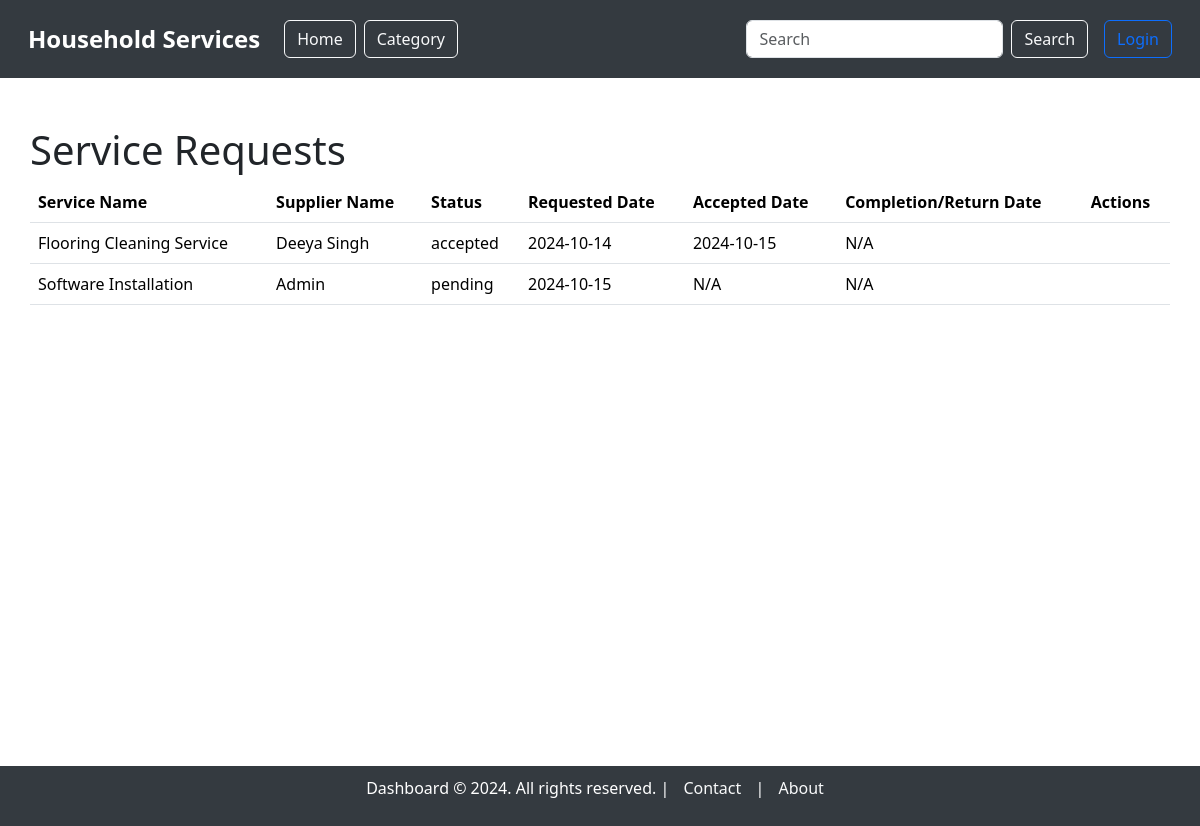
The page /service_requests on the database as committed earlier.
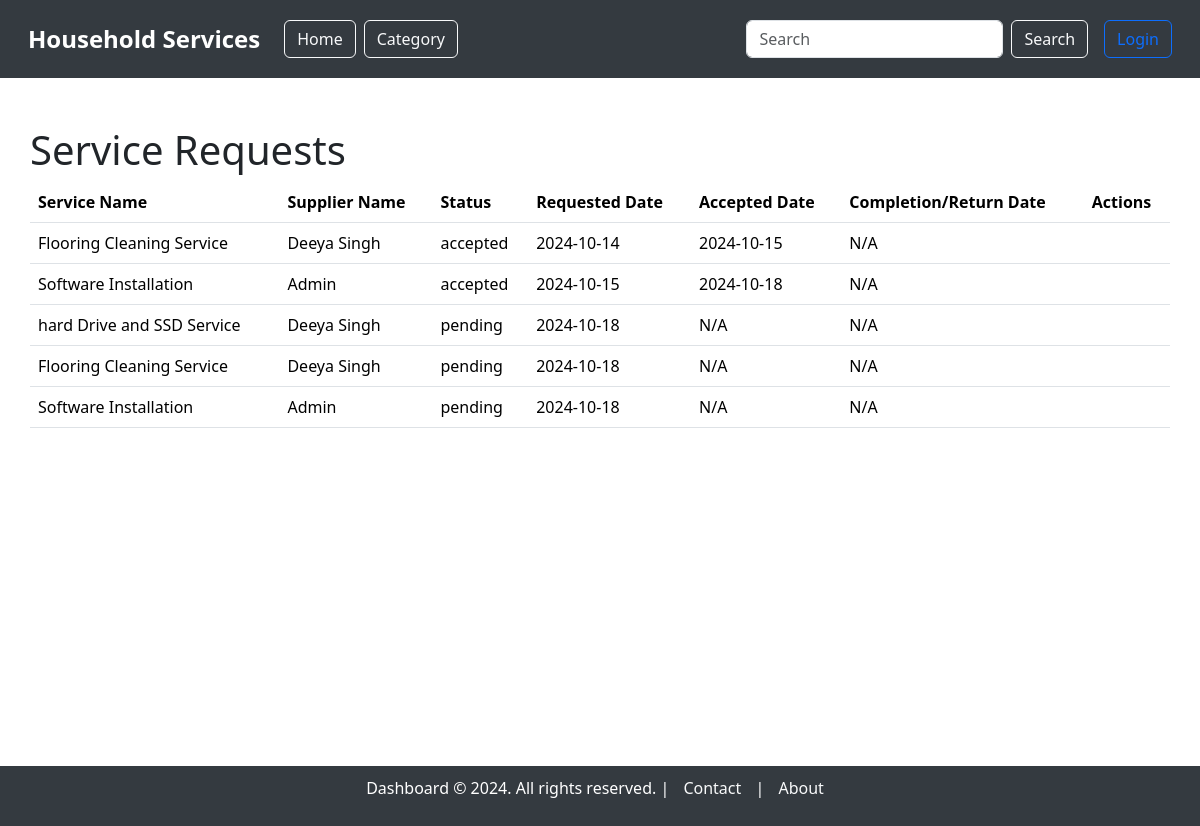
The same page on the database as committed later.
### model.py (models this page shows, shortened)
class ServiceRequest(db.Model):
    __tablename__ = "service_requests"
    service_request_id = db.Column(db.Integer, autoincrement=True, primary_key=True)
    service_id = db.Column(db.Integer, db.ForeignKey('service.service_id'), nullable=False)
    user_id = db.Column(db.Integer, db.ForeignKey('users.user_id'), nullable=False)
    supplier_id = db.Column(db.Integer, db.ForeignKey('users.user_id'), nullable=True)  # Link to supplier (optional)
    service_description = db.Column(db.String, nullable=False)
    experience_years = db.Column(db.Integer, nullable=True)
    created_at = db.Column(db.DateTime, default=datetime.utcnow)
    updated_at = db.Column(db.DateTime, default=datetime.utcnow, onupdate=datetime.utcnow)
    date_requested = db.Column(db.DateTime, default=datetime.utcnow, nullable=True)
    date_issued = db.Column(db.DateTime, nullable=True)  #accepted date
    date_completed = db.Column(db.DateTime, nullable=True)
    date_returned = db.Column(db.DateTime, nullable=True)
    status = db.Column(db.String, default='pending')  # 'pending', 'accepted', 'rejected', 'completed', 'returned', 'cancelled'
    price = db.Column(db.Integer, nullable=False)  # Price associated with the service
    customer = db.relationship('User', foreign_keys=[user_id], backref='customer_requests')
    supplier = db.relationship('User', foreign_keys=[supplier_id], backref='supplier_requests')
    service = db.relationship('Service', backref='requests')

class Service(db.Model):
    __tablename__ = "service"
    service_id = db.Column(db.Integer, autoincrement=True, primary_key=True)
    category_id = db.Column(db.Integer, db.ForeignKey('category.category_id'), nullable=False)  # Link to Category model
    supplier_id = db.Column(db.Integer, db.ForeignKey('users.user_id', ondelete='CASCADE'), nullable=False)  # Link to the supplier with cascade delete
    service_name = db.Column(db.String, unique=True, nullable=False)
    service_description = db.Column(db.String, nullable=False)
    created_at = db.Column(db.DateTime, default=datetime.utcnow)
    updated_at = db.Column(db.DateTime, default=datetime.utcnow, onupdate=datetime.utcnow)
    price = db.Column(db.Integer)
    image = db.Column(db.String)  # Path to the uploaded image
    supplier = db.relationship('User', backref='services')  # Relationship to supplier (User)
    category = db.relationship('Category', backref='services')  # Relationship to Category

class User(db.Model):
    __tablename__ = "users"
    user_id = db.Column(db.Integer, autoincrement=True, primary_key=True)
    full_name = db.Column(db.String, nullable=False)
    username = db.Column(db.String, unique=True, nullable=False)
    email = db.Column(db.String, unique=True, nullable=False)
    password = db.Column(db.String, nullable=False)
    address = db.Column(db.String, nullable=False)
    pincode = db.Column(db.String, nullable=False)
    role = db.Column(db.String, nullable=False)  # 'customer' or 'supplier'
    service_name = db.Column(db.String, nullable=False)  # Only applicable if the user is a supplier
    experience_years = db.Column(db.Integer)  # Only applicable if the user is a supplier
    document = db.Column(db.String)  # Path or name of the uploaded document, only for suppliers
    is_verified = db.Column(db.Boolean, default=False)  # For supplier verification
    is_blocked = db.Column(db.Boolean, default=False)  # For blocking/unblocking users

### main.py (the view, shortened to what this page needs)
@app.route('/service_requests', methods=['GET'])
def view_service_requests():
    user_id = session.get('user_id')
    role = session.get('role')
    if role == 'customer':
        service_requests = ServiceRequest.query.filter_by(user_id=user_id).filter(ServiceRequest.status.in_(['pending', 'accepted'])).all()
        service_history = ServiceRequest.query.filter_by(user_id=user_id).filter(ServiceRequest.status.in_(['completed', 'returned', 'rejected'])).all()
    else:
        service_requests = ServiceRequest.query.filter(ServiceRequest.status.in_(['pending', 'accepted'])).all()
        service_history = ServiceRequest.query.filter(ServiceRequest.status.in_(['completed', 'returned', 'rejected'])).all()
    return render_template('service_requests/service_requests.html', service_requests=service_requests, service_history=service_history)

### templates/service_requests/service_requests.html (shortened to what this page needs)
{% extends 'base_dashboard.html' %}
{% block content %}
<div class="container mt-5">
    <h1>Service Requests</h1>
    {% if service_requests %}
        <table class="table">
            <thead>
                <tr>
                    <th>Service Name</th>
                    <th>Supplier Name</th>
                    <th>Status</th>
                    <th>Requested Date</th>
                    <th>Accepted Date</th>
                    <th>Completion/Return Date</th>
                    <th>Actions</th>
                </tr>
            </thead>
            <tbody>
                {% for request in service_requests %}
                    <tr>
                        <td>{{ request.service.service_name }}</td>
                        <td>{{ request.service.supplier.full_name if request.service.supplier else 'Not Assigned' }}</td>
                        <td>{{ request.status }}</td>
                        <td>{{ request.date_requested.strftime('%Y-%m-%d') }}</td>
                        <td>
                            {% if request.date_issued %}
                                {{ request.date_issued.strftime('%Y-%m-%d') }}
                            {% else %}
                                N/A
                            {% endif %}
                        </td>
                        <td>
                            {% if request.status == 'completed' %}
                                {{ request.date_completed.strftime('%Y-%m-%d') if request.date_completed else 'N/A' }}
                            {% elif request.status == 'returned' %}
                                {{ request.date_returned.strftime('%Y-%m-%d') if request.date_returned else 'N/A' }}
                            {% elif request.status == 'rejected' %}
                                {{ request.date_rejected.strftime('%Y-%m-%d') if request.date_rejected else 'N/A' }}
                            {% else %}
                                N/A
                            {% endif %}
                        </td>
                        <td>
                        </td>
                    </tr>
                {% endfor %}
            </tbody>
        </table>
    {% else %}
        <p>No service requests found.</p>
    {% endif %}
    <br>
</div>
{% endblock %}

### templates/base_dashboard.html (shortened to what this page needs)
<!DOCTYPE html>
<html lang="en">
<head>
    <link href="https://cdn.jsdelivr.net/npm/bootstrap@5.3.3/dist/css/bootstrap.min.css" rel="stylesheet"
>
</head>
<body>
    <nav class="navbar navbar-expand-lg">
        <div class="container-fluid">
            <a class="navbar-brand" href="/">Household Services</a>
            <div class="collapse navbar-collapse" id="navbarNavDropdown">
                <ul class="navbar-nav me-auto mb-2 mb-lg-0">
                    <li class="nav-item">
                        <a class="btn btn-outline-light ms-2" href="/">Home</a>
                    </li>
                    <li class="nav-item">
                        <a class="btn btn-outline-light ms-2" href="/category/category_dashboard.html">Category</a>
                    </li>
                </ul>
                <form class="d-flex me-3" action="/search" method="GET">
                    <input class="form-control me-2" type="search" name="query" placeholder="Search" aria-label="Search">
                    <button class="btn btn-outline-light" type="submit">Search</button>
                </form>
                <ul class="navbar-nav">
                    {% if session.get('username') %}
                        <li class="nav-item dropdown">
                            <a class="nav-link dropdown-toggle" href="#" id="accountDropdown" role="button"
                                data-bs-toggle="dropdown" aria-expanded="false">
                                Account
                            </a>
                            <ul class="dropdown-menu" aria-labelledby="accountDropdown">
                                <li><a class="dropdown-item" href="{{ url_for('profile', user_id=session.get('user_id')) }}">Profile</a></li>
                                <li><a class="dropdown-item" href="{% if session.get('role') == 'supplier' %}{{ url_for('supplier_dashboard') }}{% elif session.get('role') == 'customer' %}{{ url_for('customer_dashboard') }}{% elif session.get('role') == 'admin' %}{{ url_for('admin_dashboard') }}{% endif %}">Dashboard</a></li>
                                <li><a class="dropdown-item" href="{{ url_for('view_service_requests') }}">Service Requests</a></li>
                                <li>
                                    <a class="dropdown-item" href="
                                        {% if session.get('role') == 'supplier' %}
                                            {{ url_for('supplier_summary', user_id=session.get('user_id')) }}
                                        {% elif session.get('role') == 'customer' %}
                                            {{ url_for('customer_summary', user_id=session.get('user_id')) }}
                                        {% elif session.get('role') == 'admin' %}
                                            {{ url_for('admin_summary') }}
                                        {% endif %}
                                    ">
                                        Summary
                                    </a>
                                </li>
                                {% if session.get('role') == 'admin' %}
                                    <li><a class="dropdown-item" href="{{ url_for('member_list') }}">Member List</a></li>
                                {% endif %}
                            </ul>
                        </li>
                        <li class="nav-item">
                            <form action="{{ url_for('logout') }}" method="POST" class="d-inline">
                                <button type="submit" class="btn btn-outline-danger">Logout</button>
                            </form>
                        </li>
                    {% else %}
                        <li class="nav-item">
                            <a class="btn btn-outline-primary" href="/login">Login</a>
                        </li>
                    {% endif %}
                </ul>
            </div>
        </div>
    </nav>
    <div class="container mt-5" style="min-height: 80vh;">
        {% block content %}
        {% endblock %}
    </div>
    <footer>
        <p>Dashboard © 2024. All rights reserved. |
            <a href="/contact">Contact</a> |
            <a href="/about">About</a>
        </p>
    </footer>
</body>
</html>

### templates/base_dashboard.html (style rules this page uses)
.navbar-brand { font-weight: bold; font-size: 1.5rem; }
.navbar { background-color: #343a40; padding: 1rem; }
.navbar .nav-link, .navbar .navbar-brand { color: white; }
footer { background-color: #343a40; color: white; padding: 10px 0; text-align: center; width: 100%; position: relative; bottom: 0; }
footer a { color: #f8f9fa; margin: 0 10px; text-decoration: none; }
body { overflow-x: hidden; }
.container { max-width: 100%; padding: 0 15px; }

Rows that differ between the two databases and show on the page:
changed ServiceRequest (number 2 of 5 on the later page): status "pending" → "accepted"; date_issued (not shown) → "2024-10-18"; no longer shows "N/A"
added ServiceRequest: service.service_name "hard Drive and SSD Service", service.supplier "Deeya Singh", status "pending", date_requested "2024-10-18", shows "N/A"
added ServiceRequest: service.service_name "Flooring Cleaning Service", service.supplier "Deeya Singh", status "pending", date_requested "2024-10-18", shows "N/A"
added ServiceRequest: service.service_name "Software Installation", service.supplier "Admin", status "pending", date_requested "2024-10-18", shows "N/A"
